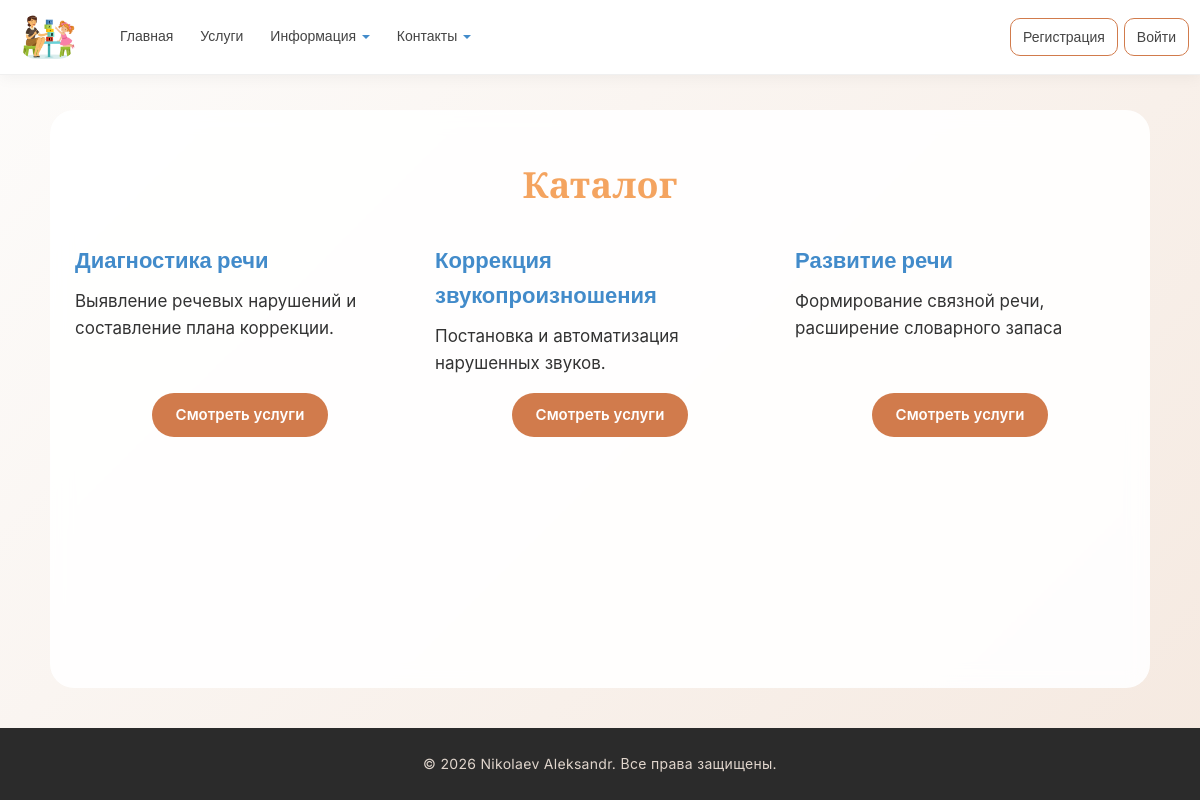
/catalog, run on the app's committed database.
### app/models.py (models this page shows, shortened)
class ServiceCategory(models.Model):
    name = models.CharField("Название категории",max_length=100)
    description = models.TextField(verbose_name ="Описание", blank=True)
    class Meta:
        verbose_name = "Категория услуги"
        verbose_name_plural = "Категории услуг"
    def get_absolute_url(self):
        return reverse('category_services', args=[str(self.id)])

### app/views.py (the view)
# urls.py: path('catalog', views.catalog, name='catalog'),
def catalog(request):
    categories = ServiceCategory.objects.all()
    return render(request, 'app/services/catalog.html', {
        'categories': categories,
        'title': 'Каталог'
    })

### app/templates/app/services/catalog.html
{% extends "app/layout.html" %}
{% block content %}
<h2 class="title">{{ title }}</h2>
<div class="row">
    {% for category in categories %}
    <div class="col-md-4 mb-4">
        <div class="card catalog-card">
            <div class="card-body catalog-card-body">
                <a href="{{ category.get_absolute_url }}" class="subtitle">{{ category.name }}</a>
                <div class="description catalog-card-desc">{{ category.description|truncatewords:20 }}</div>
                <a href="{{ category.get_absolute_url }}" class="btn-base btn-brand catalog-card-btn">Смотреть услуги</a>
            </div>
        </div>
    </div>
    {% empty %}
    <div class="col-12">
        <p class="description">Категории пока не добавлены</p>
    </div>
    {% endfor %}
</div>
{% endblock %}

### app/static/app/content/site.css (style rules this page uses)
* { margin: 0; padding: 0; box-sizing: border-box; font-family: 'Inter', -apple-system, BlinkMacSystemFont, 'Segoe UI', Roboto, sans-serif; }
body { font-weight: 400; background: linear-gradient(135deg, #fdfcfb 0%, #f5e9e0 100%); display: flex; flex-direction: column; min-height: 100vh; padding-top: 70px; color: #2d2d2d; line-height: 1.6; }
.title { font-family: 'Playfair Display', serif; font-weight: 700; text-align: center; margin: 25px 0 20px; color: sandybrown; font-size: 36px; letter-spacing: 0.3px; }
.subtitle { font-family: 'Inter', sans-serif; font-size: 22px; font-weight: 700; margin: 18px 0 10px; color: #428bca; transition: color 0.3s ease; }
p, .description, li { font-size: 17px; font-weight: 400; line-height: 1.6; color: #333; }
.btn-base { border: none; padding: 10px 24px; border-radius: 30px; font-weight: 600; font-size: 15px; cursor: pointer; transition: all 0.2s ease; text-decoration: none; display: inline-block; text-align: center; }
.btn-brand { background: #d17b4c; color: white !important; }
a { text-decoration: none; }
.card { height: 100%; }
.card-body { flex: 1; }
.row { display: flex; flex-wrap: wrap; }
.catalog-card { height: 100%; }
.catalog-card-body { display: flex; flex-direction: column; height: 100%; }
.catalog-card-desc { flex-grow: 1; margin-bottom: 16px; }
.catalog-card-btn { align-self: center; }

### data on the page
ServiceCategory: name "Диагностика речи", description "Выявление речевых нарушений и составление плана коррекции."
ServiceCategory: name "Коррекция звукопроизношения", description "Постановка и автоматизация нарушенных звуков."
ServiceCategory: name "Развитие речи", description "Формирование связной речи, расширение словарного запаса"

### other printed values
{{ title }} "Каталог"
